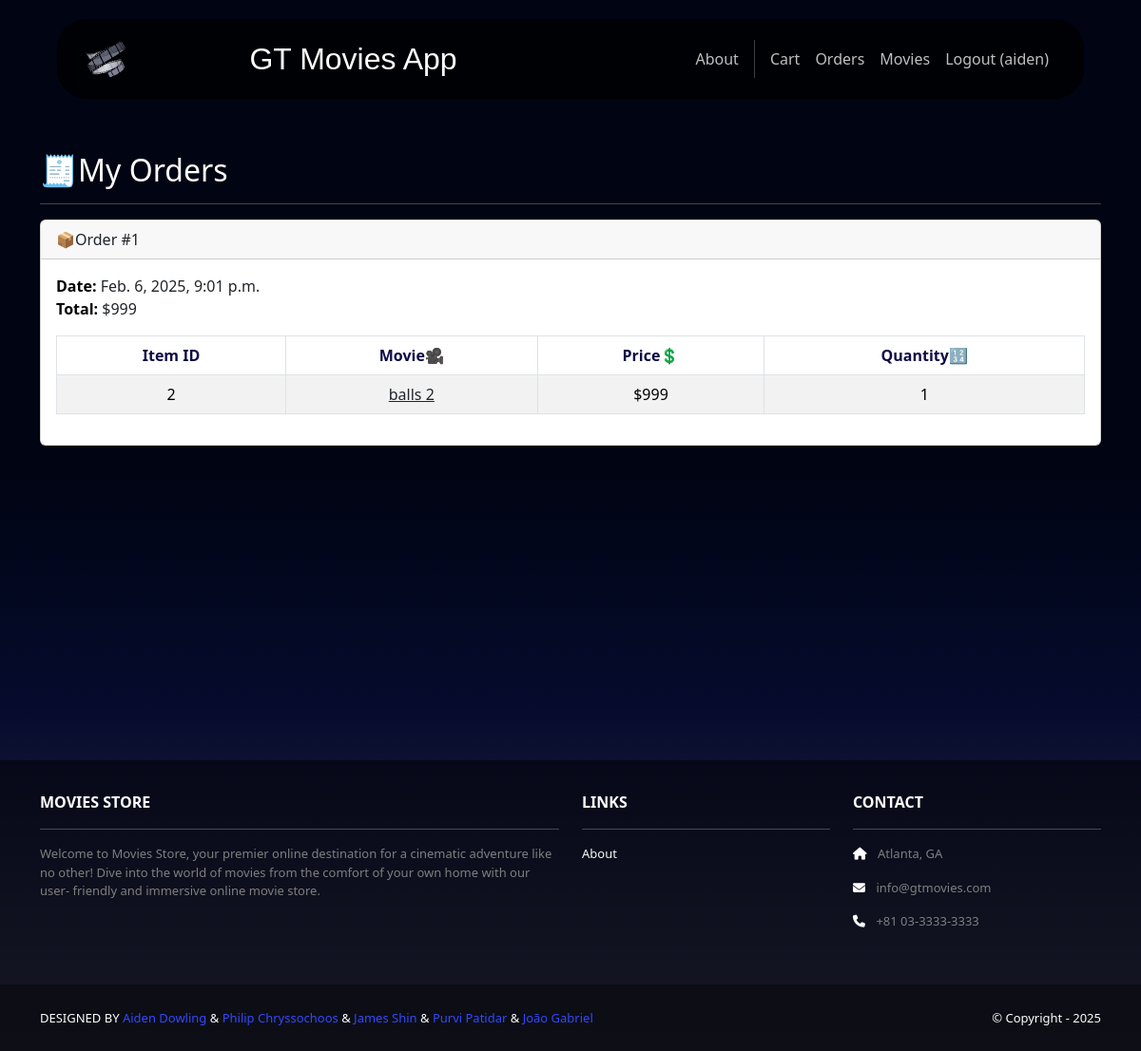
Page /accounts/orders/ (signed in) on the earlier database version.
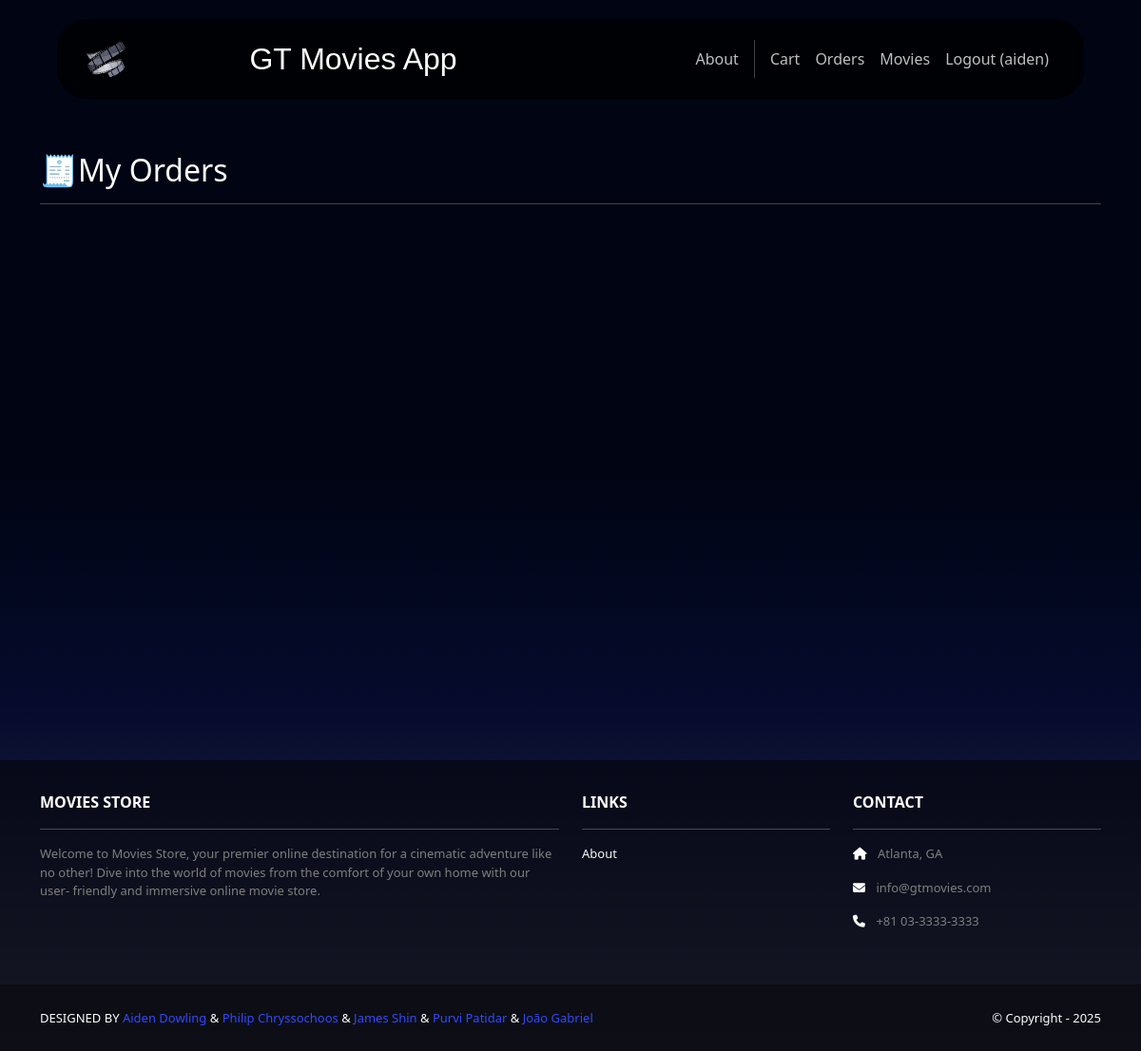
Same page on the later database version.
### cart/models.py (models this page shows, shortened)
class Order(models.Model):
    id = models.AutoField(primary_key=True)
    total = models.IntegerField()
    date = models.DateTimeField(auto_now_add=True)
    user = models.ForeignKey(User, on_delete=models.CASCADE)

class Item(models.Model):
    id = models.AutoField(primary_key=True)
    price = models.IntegerField()
    quantity = models.IntegerField()
    order = models.ForeignKey(Order,
        on_delete=models.CASCADE)
    movie = models.ForeignKey(Movie,
        on_delete=models.CASCADE)

### movies/models.py (models this page shows, shortened)
class Movie(models.Model):
    id = models.AutoField(primary_key=True)
    name = models.CharField(max_length=255)
    price = models.IntegerField()
    description = models.TextField()
    image = models.ImageField(upload_to='movie_images/')

### accounts/views.py (the view)
# urls.py: path('orders/', views.orders, name='accounts.orders'),
@login_required
def orders(request):
    template_data = {}
    template_data['title'] = 'Orders'
    template_data['orders'] = request.user.order_set.all()
    return render(request, 'accounts/orders.html',
        {'template_data': template_data})

### accounts/templates/accounts/orders.html
{% extends 'base.html' %}
{% block content %}
<div class="p-3">
  <div class="container">
    <div class="row mt-3">
      <div class="col mx-auto mb-3">
        <h2>🧾My Orders</h2>
        <hr />
        {% for order in template_data.orders %}
        <div class="card mb-4">
          <div class="card-header">
            📦Order #{{ order.id }}
          </div>
          <div class="card-body">
            <b style="color: black;">Date:</b> {{ order.date }}<br />
            <b style="color: black;">Total:</b> ${{ order.total }}<br />
            <table class="table table-bordered
              table-striped text-center mt-3">
              <thead>
                <tr>
                    <th scope="col" style="color: rgb(12, 12, 70);">Item ID</th>
                  <th scope="col" style="color: rgb(12,12,70);">Movie🎥</th>
                  <th scope="col" style="color: rgb(12,12,70);">Price💲</th>
                  <th scope="col" style="color: rgb(12,12,70);">Quantity🔢</th>
                </tr>
              </thead>
              <tbody>
                {% for item in order.item_set.all %}
                <tr>
                  <td>{{ item.movie.id }}</td>
                  <td>
                    <a class="link-dark"
                      href="{% url 'movies.show' id=item.movie.id %}">
                      {{ item.movie.name }}
                    </a>
                  </td>
                  <td>${{ item.movie.price }}</td>
                  <td>{{ item.quantity }}</td>
                </tr>
                {% endfor %}
              </tbody>
            </table>
          </div>
        </div>
        {% endfor %}
      </div>
    </div>
  </div>
</div>
{% endblock content %}

### GTMoviesApp/templates/base.html (shortened to what this page needs)
<!DOCTYPE html>
{% load static %}
<html>
  <head>
    <link href="https://cdn.jsdelivr.net/npm/bootstrap@5.3.3/dist/css/bootstrap.min.css" rel="stylesheet">
    <link rel="stylesheet" href="https://cdnjs.cloudflare.com/ajax/libs/font-awesome/6.1.1/css/all.min.css">
    <link rel="stylesheet" type="text/css" href="{% static 'css/style.css' %}">
  </head>
  <body style="background-color: #1e2138">
    <nav class="p-3 navbar navbar-material navbar-expand-lg navbar-dark position-fixed">
      <div class="container">
        <a class="navbar-brand" href="{% url 'home.index' %}">
          <img src="{% static 'img/movielogoo.png' %}" alt="logo" height="40" />
        </a>
        <div class="navbar-title">GT Movies App</div>
        <div class="collapse navbar-collapse" id="navbarNavAltMarkup">
          <div class="navbar-nav ms-auto navbar-ml">
            <a class="nav-link" href="{% url 'home.about' %}">About</a>
              <a class="nav-link" href="{% url 'cart.index' %}">Cart</a>
            <a class="nav-link" href="{% url 'accounts.orders' %}">Orders</a>
            <a class="nav-link" href="{% url 'movies.index' %}">Movies</a>
              {% if user.is_authenticated %}
              <a class="nav-link" href="{% url 'accounts.logout' %}">Logout ({{user.username }})</a>
              {% else %}
            <a class="nav-link" href="{% url 'accounts.login' %}">Login</a>
              <a class="nav-link" href="{% url 'accounts.signup' %}">Sign Up</a>
              {% endif %}
          </div>
        </div>
      </div>
    </nav>
    <div style="min-height: 100vh; padding-top: 128px;">
      {% block content %}
      {% endblock content %}
    </div>
    <section class="p-3 ms-footer d-none d-md-block">
 <div class="container">
   <div class="row mt-3">
     <div class="col-md-6 col-lg-6 col-xl-6
          mx-auto mb-4 text-light">
       <b>MOVIES STORE</b>
       <hr/>
       <p>
         Welcome to Movies Store, your premier online
         destination for a cinematic adventure like no
         other! Dive into the world of movies from the
         comfort of your own home with our user-
         friendly and immersive online movie store.
       </p>
     </div>
     <div class="col-md-3 col-lg-3 col-xl-3
          mx-auto mb-4 text-light">
       <b>LINKS</b>
       <hr />
       <p><a class="nav-link text-light"
         href="{% url 'home.about' %}">
         About
       </a></p>
     </div>
     <div class="col-md-3 col-lg-3 col-xl-3 mx-auto
          mb-4 text-light">
       <b>CONTACT</b>
       <hr />
       <p><i class="fas fa-home me-2"></i>
         Atlanta, GA
       </p>
       <p><i class="fas fa-envelope me-2"></i>
         info@gtmovies.com
       </p>
       <p><i class="fas fa-phone me-2"></i>
         +81 03-3333-3333
       </p>
     </div>
   </div>
 </div>
</section>
<section class="p-3 ms-footer-bottom">
 <div class="container d-flex
      justify-content-between">
   <div class="me-5 text-white">
     <span>DESIGNED BY
       <a href="https://www.linkedin.com/in/aiden-dowling/"
       target="_blank">Aiden Dowling</a> &
       <a href="https://www.linkedin.com/in/philipchryssochoos/"
       target="_blank">Philip Chryssochoos</a> &
         <a href="https://www.linkedin.com/in/james-m-shin/"
       target="_blank">James Shin</a> &
         <a href="https://www.x.com/greglim81"
       target="_blank">Purvi Patidar</a> &
         <a href="https://www.linkedin.com/in/joogps"
       target="_blank">João Gabriel</a>
     </span>
   </div>
   <div class="text-white">
     <span>© Copyright - 2025</span>
   </div>
 </div>
</section>

### GTMoviesApp/static/css/style.css (style rules this page uses)
.navbar a.nav-link { opacity: .75; transition: opacity .2s ease-out; color: white; }
* { color: white; }
body { background: linear-gradient(180deg, rgb(0, 4, 19) 45%, rgba(6,11,45,1) 67%, rgba(46,49,74,1) 100%); z-index: -99; }
.navbar-material { z-index: 99; -webkit-backdrop-filter: blur(10px); backdrop-filter: blur(10px); background-color: rgba(0,0,0,0.7) !important; border-radius: 24px; border: solid rgba(1,1,1,0.5) 1px; }
.ms-footer { background-color: rgba(0, 0, 0, 0.5); }
.ms-footer p { color: #7F7F7F; font-size: 13px; }
.ms-footer-bottom { background-color: rgba(0, 0, 0, 0.7); }
.ms-footer-bottom span { font-size: 13px; line-height: 38px; }
.ms-footer-bottom a { color: #3349ff; text-decoration: none; }

Differences in the rows shown:
removed Order: id "1", date "Feb. 6, 2025, 9:01 p.m.", total "999"
removed Item: movie.id "2", movie.name "balls 2", movie.price "999", quantity "1"
